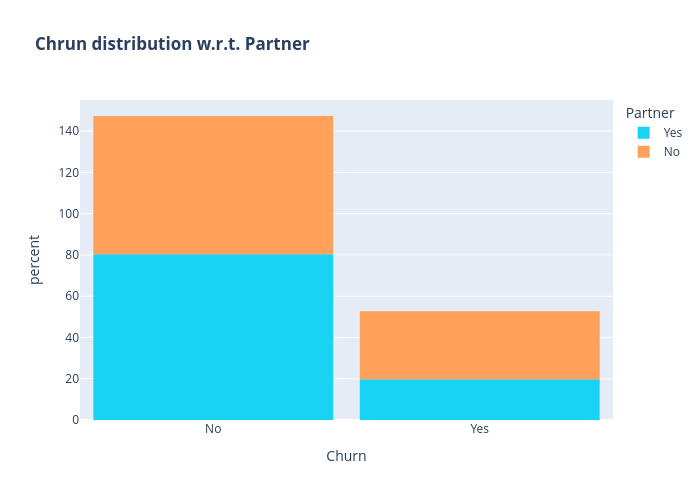

Notebook code for this chart:
### Code cell
color_map = {"Yes": '#19D3F3', "No": '#FFA15A'}

fig = px.histogram(df, x="Churn", color="Partner", 
                   title="<b>Chrun distribution w.r.t. Partner</b>", 
                   histnorm="percent",
                   color_discrete_map=color_map)

fig.update_layout(width=700, height=500, bargap=0.1)
fig.show()

### Figure 1 — Plotly figure (JSON) as saved in the notebook; plotly's stock layout.template omitted (floating-point values rounded to 4 significant figures; data arrays with more than 128 entries replaced by an {"elided": "..."} marker saying what was removed)
{"data": [{"bingroup": "x", "histnorm": "percent", "hovertemplate": "Partner=Yes<br>Churn=%{x}<br>percent=%{y}<extra></extra>", "legendgroup": "Yes", "marker": {"color": "#19D3F3", "pattern": {"shape": ""}}, "name": "Yes", "orientation": "v", "showlegend": true, "type": "histogram", "x": {"elided": "3393 str values"}, "xaxis": "x", "yaxis": "y"}, {"bingroup": "x", "histnorm": "percent", "hovertemplate": "Partner=No<br>Churn=%{x}<br>percent=%{y}<extra></extra>", "legendgroup": "No", "marker": {"color": "#FFA15A", "pattern": {"shape": ""}}, "name": "No", "orientation": "v", "showlegend": true, "type": "histogram", "x": {"elided": "3639 str values"}, "xaxis": "x", "yaxis": "y"}], "layout": {"bargap": 0.1, "barmode": "relative", "height": 500, "legend": {"title": {"text": "Partner"}, "tracegroupgap": 0}, "title": {"text": "<b>Chrun distribution w.r.t. Partner</b>"}, "width": 700, "xaxis": {"anchor": "y", "domain": [0, 1], "title": {"text": "Churn"}}, "yaxis": {"anchor": "x", "domain": [0, 1], "title": {"text": "percent"}}}}
